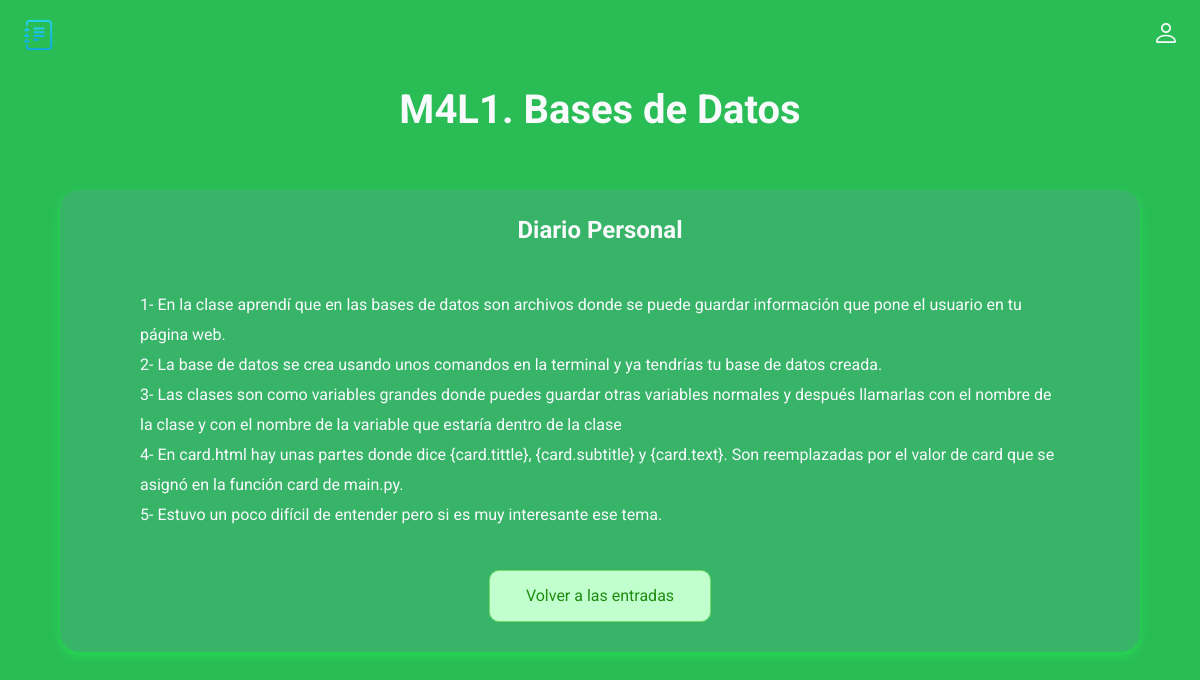
/card/1, run on the app's committed database.
### main.py (models this page shows, shortened)
class Card(db.Model):
    id = db.Column(db.Integer, primary_key=True)
    title = db.Column(db.String(100), nullable=False)
    subtitle = db.Column(db.String(300), nullable=False)
    text = db.Column(db.Text, nullable=False)

### main.py (the view)
@app.route('/card/<int:id>')
def card(id):
    card = Card.query.get(id)
    return render_template('card.html', card=card)

### templates/card.html (shortened to what this page needs)
<!doctype html>
<html lang="en">
<head>
  <link rel="stylesheet" href="../static/css/style.css">
</head>
<body>
  <header class="header">
    <img src="../static/img/logo.svg" alt="logo" width="30" height="30">
    <ul class="main-list">
        <li class="list__item">
          <a href="">
            <img src="../static/img/login.svg" alt="login" width="20" height="20">
          </a>
    </ul>
  </header>
  <main class="main">
    {% block content %}
    <h1 class="main__title">{{card.title}}</h1>
    <div class="main__block">
      <h2 class="main__subtitle">{{card.subtitle}}</h2>
      <div class="main__text">{{card.text}}</div>
      <a class="main__link" href="/">Volver a las entradas</a>
    </div>
  </main>
  {% endblock %}
</body>
</html>

### static/css/style.css (style rules this page uses)
body { margin: 0; padding: 0; font-family: 'Roboto', sans-serif; font-size: 16px; line-height: 20px; background-color: #2abd56; color: #F8FAFC; }
h1, h2, p { margin: 0; }
img { object-fit: contain; }
a { text-decoration: none; color: inherit; transition: 0.2s; }
ul { list-style: none; margin: 0; padding: 0; }
.header { display: flex; justify-content: space-between; align-items: center; padding: 20px 2%; margin-bottom: 30px; }
.main-list { display: flex; align-items: center; gap: 20px; }
.main__title { font-size: 40px; text-align: center; margin-bottom: 70px; }
.main { padding: 0 5%; }
.main__block { background: rgb(55, 180, 103); border-radius: 20px; box-shadow: 0px 4px 10px rgba(31, 245, 78, 0.507); padding: 30px 80px; display: flex; flex-direction: column; align-items: center; }
.main__subtitle { text-align: center; margin-bottom: 50px; }
.main__text { line-height: 30px; margin-bottom: 40px; white-space: pre-wrap; align-self: flex-start; }
.main__link { display: block; border: 1px solid rgb(117, 219, 103); background: #c1ffcf; border-radius: 10px; color: rgb(31, 141, 16); padding: 15px 10px; font: inherit; width: 200px; text-align: center; cursor: pointer; transition: 0.2s; }

### data on the page
Card: title "M4L1. Bases de Datos", subtitle "Diario Personal", text "1- En la clase aprendí que en las bases de datos son archivos donde se puede guardar información que pone el usuario en tu página web. 2- La base de datos se crea usando unos comandos en la terminal y ya tendrías tu base de datos creada. 3- Las clases son como variables grandes donde puedes guardar otras variables normales y después llamarlas con el nombre de la clase y con el nombre de la variable que estaría dentro de la clase 4- En card.html hay unas partes donde dice {card.tittle}, {card.subtitle} y {card.text}. Son reemplazadas por el valor de card que se asignó en la función card de main.py. 5- Estuvo un poco difícil de entender pero si es muy interesante ese tema."
